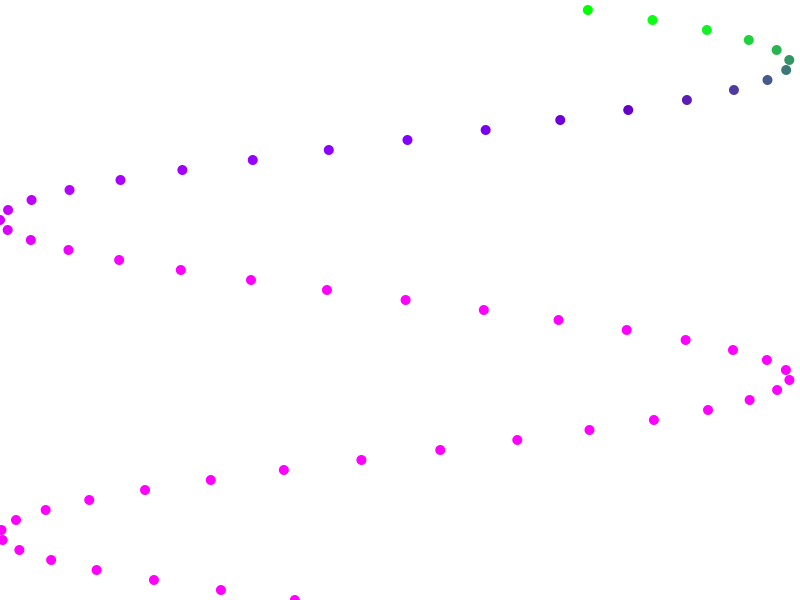
Frame 1 (no input)
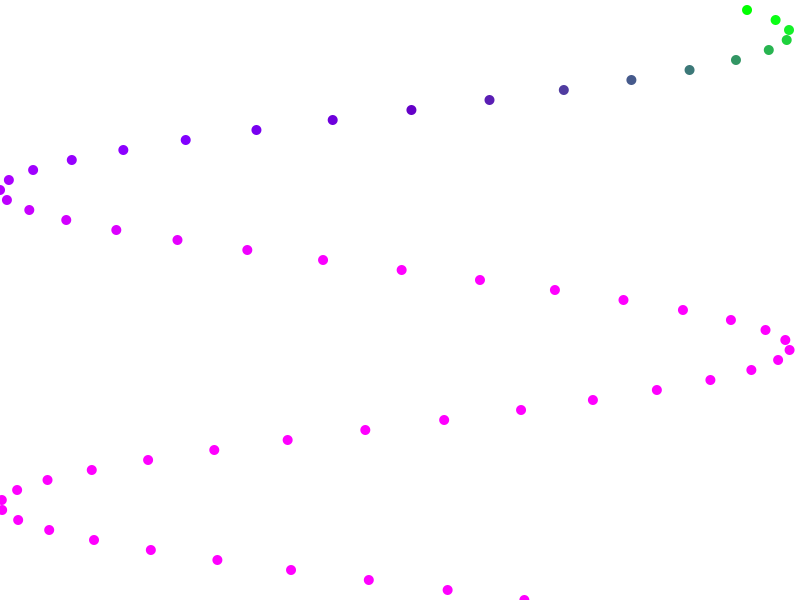
Frame 60 (the mouse pressed at the canvas centre just before this capture)
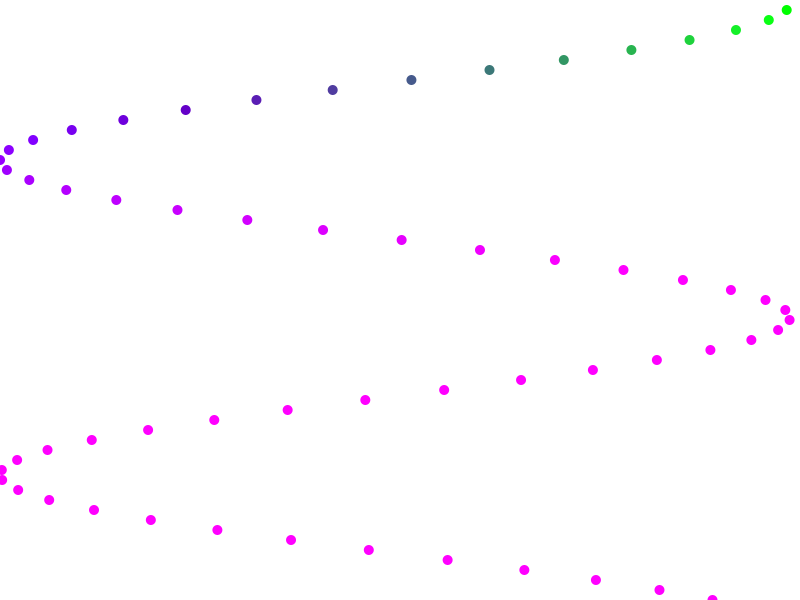
Frame 120 (the mouse held since frame 60 and released just before this capture)

The Processing sketch that drew these frames (run headless with seeded random() and noise(); from frame 60 on, the mouse is pressed at the canvas centre):

// Processing sketch: sinewave
// ── sinewave.pde
int x = 50;

void setup() {
  size(800, 600);
}

void draw() {
  background(255);

  x = x + 1;

  noStroke();

  for (int i = 0; i < 60; i = i + 1) {
    fill(i * 10, (10 - i) * 30, i*20);
    ellipse(sin(x * 0.01 + i * 0.2) * 395 + 395, 10 + i * 10, 10, 10);
  }
}
